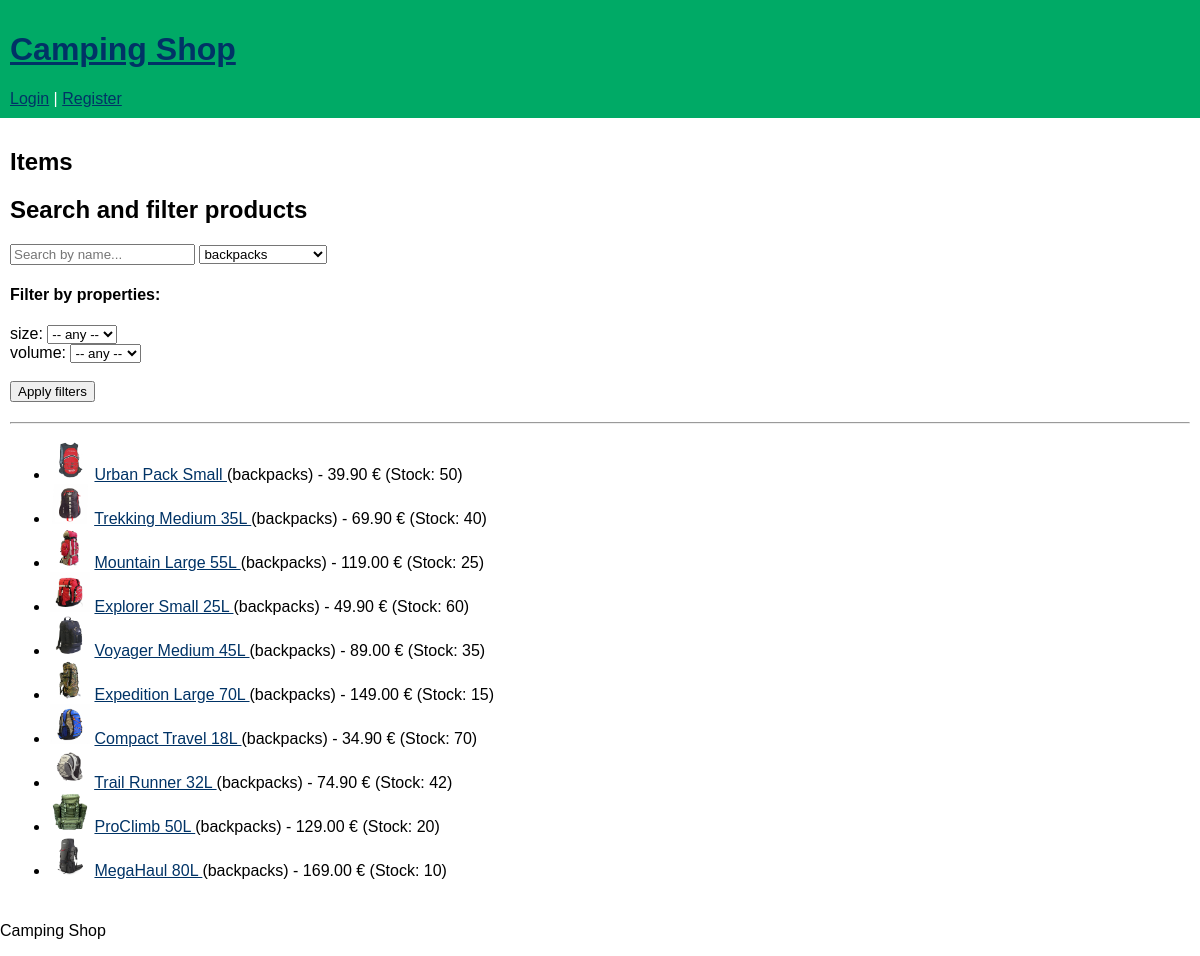
Page /public/index.php?category=3 on the committed database.
### tables this page shows
CREATE TABLE category_properties (
    id INT AUTO_INCREMENT PRIMARY KEY,
    category_id INT NOT NULL,
    property_name VARCHAR(255) NOT NULL,
    FOREIGN KEY (category_id) REFERENCES categories(id) ON DELETE CASCADE
);

CREATE TABLE items (
    id INT AUTO_INCREMENT PRIMARY KEY,
    category_id INT NOT NULL,
    name VARCHAR(255) NOT NULL,
    description TEXT,
    price DECIMAL(10,2) NOT NULL,
    shipping_cost DECIMAL(10,2) NOT NULL,
    stock INT NOT NULL DEFAULT 0,
    image_path VARCHAR(255),
    created_at DATETIME DEFAULT CURRENT_TIMESTAMP,
    FOREIGN KEY (category_id) REFERENCES categories(id)
);

CREATE TABLE categories (
    id INT AUTO_INCREMENT PRIMARY KEY,
    name VARCHAR(255) NOT NULL
);

### public/index.php (the view, shortened to what this page needs)
<?php
require __DIR__ . '/../config/conn.php';
require __DIR__ . '/../includes/header.php';
$stmt = $pdo->query("SELECT id, name FROM categories");
$categories = $stmt->fetchAll(PDO::FETCH_ASSOC);
$search = $_GET['search'] ?? '';
$category_id = $_GET['category'] ?? '';
$property_filters = $_GET['property'] ?? [];
$properties = [];
if ($category_id) {
    $stmt = $pdo->prepare("SELECT * FROM category_properties WHERE category_id = ?");
    $stmt->execute([$category_id]);
    $properties = $stmt->fetchAll(PDO::FETCH_ASSOC);
}
$query = "
    SELECT items.*, categories.name AS category
    FROM items
    LEFT JOIN categories ON items.category_id = categories.id
    WHERE 1
";
$params = [];
if (!empty($category_id))
{
    $query .= " AND items.category_id = ? ";
    $params[] = $category_id;
}
$stmt = $pdo->prepare($query);
$stmt->execute($params);
$items = $stmt->fetchAll(PDO::FETCH_ASSOC);
?>
<h2>Items</h2>
<h2>Search and filter products</h2>
<form method="GET" action="" style="margin-bottom:20px;">
    <input type="text" name="search" placeholder="Search by name..."
           value="<?= htmlspecialchars($search) ?>">
    <select name="category" onchange="this.form.submit()">
        <?php foreach ($categories as $cat): ?>
            <option value="<?= $cat['id'] ?>"
                <?= ($category_id == $cat['id']) ? 'selected' : '' ?>>
                <?= htmlspecialchars($cat['name']) ?>
            </option>
        <?php endforeach; ?>
    </select>
    <?php if (!empty($properties)): ?>
        <div style="margin-top:10px;">
            <h4>Filter by properties:</h4>
            <?php foreach ($properties as $prop): ?>
                <label><?= htmlspecialchars($prop['property_name']) ?>:</label>
                <?php
                if ($prop['property_name'] === "type"): ?>
                    <select name="property[<?= $prop['id'] ?>]">
                        <option value="">-- any --</option>
                        <option <?= ($property_filters[$prop['id']] ?? "") == "igloo" ? "selected":"" ?>>igloo</option>
                        <option <?= ($property_filters[$prop['id']] ?? "") == "tipi" ? "selected":"" ?>>tipi</option>
                        <option <?= ($property_filters[$prop['id']] ?? "") == "instant" ? "selected":"" ?>>instant</option>
                    </select>
                <?php elseif ($prop['property_name'] === "size"): ?>
                    <select name="property[<?= $prop['id'] ?>]">
                        <option value="">-- any --</option>
                    </select>
                <?php elseif ($prop['property_name'] === "volume"): ?>
                    <select name="property[<?= $prop['id'] ?>]">
                        <option value="">-- any --</option>
                    </select>
                <?php else: ?>
                    <input type="text"
                        name="property[<?= $prop['id'] ?>]"
                        value="<?= htmlspecialchars($property_filters[$prop['id']] ?? '') ?>">
                <?php endif; ?>
                <br>
            <?php endforeach; ?>
        </div>
    <?php endif; ?>
    <br>
    <button type="submit">Apply filters</button>
</form>
<hr>
<ul>
<?php foreach ($items as $it): ?>
    <li>
        <img src="/PAPI/camping_shop/uploads/<?= $it['image_path']; ?>"
             style="max-width:40px;">
        <a href="item.php?id=<?= $it['id']; ?>">
            <?= htmlspecialchars($it['name']); ?>
        </a>
        (<?= htmlspecialchars($it['category']) ?>)
        - <?= number_format($it['price'],2) ?> €
        (Stock: <?= (int)$it['stock'] ?>)
    </li>
<?php endforeach; ?>
</ul>
<?php require __DIR__ . '/../includes/footer.php'; ?>

### public/assets/style.css (style rules this page uses)
body { font-family:Arial,Helvetica,sans-serif; margin:0; padding:0 }
a { color:#036 }

### rows in the picture
category_properties: property_name "size"
category_properties: property_name "volume"
items: image_path (picture), name "Urban Pack Small", category.name "backpacks", price "39.90", stock "50"
items: image_path (picture), name "Trekking Medium 35L", category.name "backpacks", price "69.90", stock "40"
items: image_path (picture), name "Mountain Large 55L", category.name "backpacks", price "119.00", stock "25"
items: image_path (picture), name "Explorer Small 25L", category.name "backpacks", price "49.90", stock "60"
items: image_path (picture), name "Voyager Medium 45L", category.name "backpacks", price "89.00", stock "35"
items: image_path (picture), name "Expedition Large 70L", category.name "backpacks", price "149.00", stock "15"
items: image_path (picture), name "Compact Travel 18L", category.name "backpacks", price "34.90", stock "70"
items: image_path (picture), name "Trail Runner 32L", category.name "backpacks", price "74.90", stock "42"
items: image_path (picture), name "ProClimb 50L", category.name "backpacks", price "129.00", stock "20"
items: image_path (picture), name "MegaHaul 80L", category.name "backpacks", price "169.00", stock "10"

### other values in the picture
form field category "backpacks"
